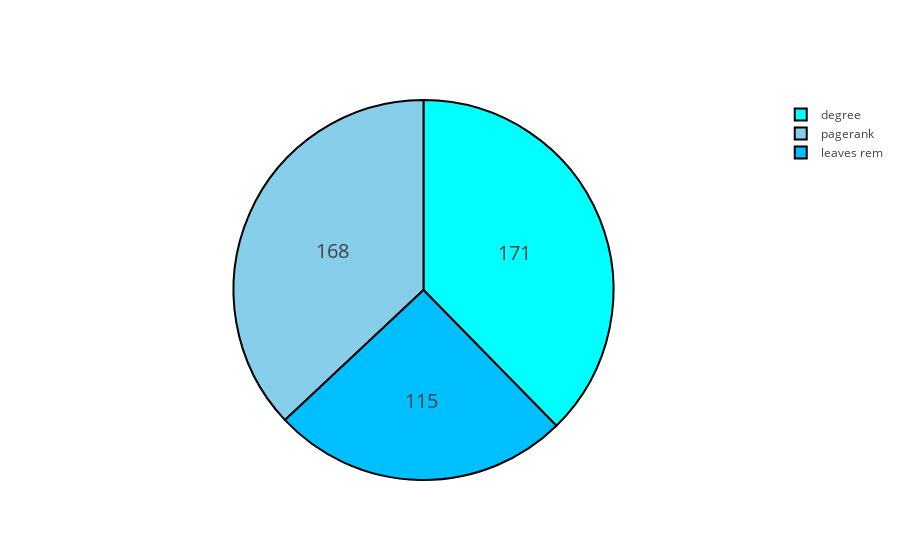

Source (notebook cell):
### Markdown cell above
### Size= 200

### Code cell
graph_size=[100,200,300,400,500,600,700,800,900,1000,1500,2000,2500,3000,4000,5000,10000]
victories_200_ba={}
victories_200_ba['leaves rem']=0
victories_200_ba['pagerank']=0
victories_200_ba['degree']=0

for N in [200]:
    results_rl=[]
    start_time=time.time()
    for i in range(0,500):
        ba=nx.barabasi_albert_graph(N,1)
        #LEAVES REMOVAL TIME
        rl=rem2(ba)
        if rl==0:
            victories_200_ba['leaves rem']+=1 
        #PAGERANK TIME
        pr_list=nx.pagerank(ba)
        pr=max(pr_list.iteritems(), key=operator.itemgetter(1))[0]
        if pr==0:
            victories_200_ba['pagerank']+=1
        #DEGREE TIME
        dc_list=nx.degree_centrality(ba)
        list_maximum=[]
        center=max(dc_list.iteritems(), key=operator.itemgetter(1))[1]
        for i in range(N):
                if dc_list[i]==center:
                    list_maximum.append([i,dc_list[i]])
        pair=random.choice(list_maximum)
        if pair[0]==0:
            victories_200_ba['degree']+=1
labels=[]
values=[]

for key, value in victories_200_ba.iteritems() :
    labels.append(key)
    values.append(value)



trace = go.Pie(labels=labels, values=values,
               hoverinfo='label+percent', textinfo='value', 
               textfont=dict(size=20),
               marker=dict(colors=colors2, 
                           line=dict(color='#000000', width=2)))

iplot([trace], filename='styled_pie_chart')

### Figure 1 — Plotly figure (JSON) as saved in the notebook; plotly's stock layout.template omitted (floating-point values rounded to 4 significant figures)
{"data": [{"hoverinfo": "label+percent", "labels": ["leaves rem", "pagerank", "degree"], "marker": {"colors": ["deepskyblue", "skyblue", "aqua"], "line": {"color": "#000000", "width": 2}}, "textfont": {"size": 20}, "textinfo": "value", "type": "pie", "values": [115, 168, 171]}], "layout": {}}
